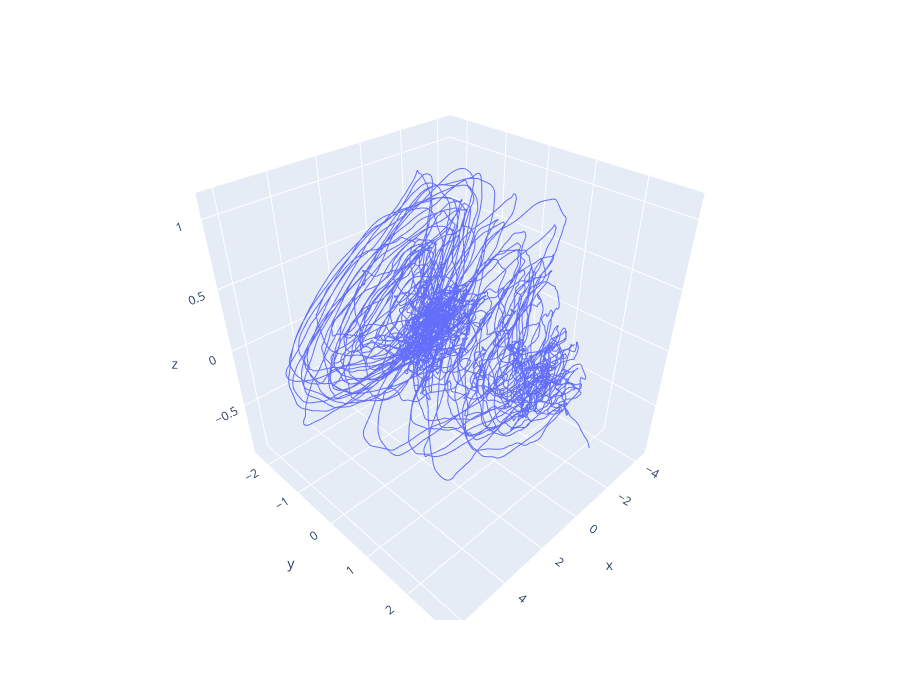

Source (notebook cell):
### Code cell
import plotly.express as px
x_pca = PCA(3).fit_transform(unmixed[:,0,:])
fig = px.line_3d(x=x_pca[:,0], y=x_pca[:,1],z=x_pca[:,2],height=700)

fig.show()

### Figure 1 — Plotly figure (JSON) as saved in the notebook; plotly's stock layout.template omitted (floating-point values rounded to 4 significant figures; data arrays with more than 128 entries replaced by an {"elided": "..."} marker saying what was removed)
{"data": [{"hovertemplate": "x=%{x}<br>y=%{y}<br>z=%{z}<extra></extra>", "legendgroup": "", "line": {"color": "#636efa", "dash": "solid"}, "marker": {"symbol": "circle"}, "mode": "lines", "name": "", "scene": "scene", "showlegend": false, "type": "scatter3d", "x": {"elided": "14766 float values"}, "y": {"elided": "14766 float values"}, "z": {"elided": "14766 float values"}}], "layout": {"height": 700, "legend": {"tracegroupgap": 0}, "margin": {"t": 60}, "scene": {"domain": {"x": [0, 1], "y": [0, 1]}, "xaxis": {"title": {"text": "x"}}, "yaxis": {"title": {"text": "y"}}, "zaxis": {"title": {"text": "z"}}}}}
